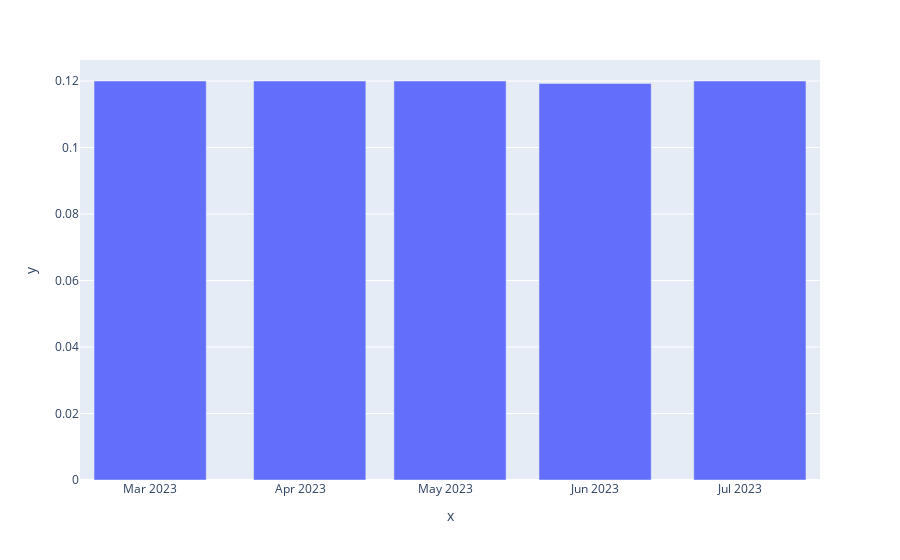

Notebook code for this chart:
### Code cell
fig = px.bar(history_df, x=dividends_df.index, y=dividends_df.Dividends)
fig.show()

### Figure 1 — Plotly figure (JSON) as saved in the notebook; plotly's stock layout.template omitted (floating-point values rounded to 4 significant figures)
{"data": [{"alignmentgroup": "True", "hovertemplate": "x=%{x}<br>y=%{y}<extra></extra>", "legendgroup": "", "marker": {"color": "#636efa", "pattern": {"shape": ""}}, "name": "", "offsetgroup": "", "orientation": "v", "showlegend": false, "textposition": "auto", "type": "bar", "x": ["2023-03-01T00:00:00-03:00", "2023-04-03T00:00:00-03:00", "2023-05-02T00:00:00-03:00", "2023-06-01T00:00:00-03:00", "2023-07-03T00:00:00-03:00"], "xaxis": "x", "y": [0.12, 0.12, 0.12, 0.1192, 0.12], "yaxis": "y"}], "layout": {"barmode": "relative", "legend": {"tracegroupgap": 0}, "margin": {"t": 60}, "xaxis": {"anchor": "y", "domain": [0, 1], "title": {"text": "x"}}, "yaxis": {"anchor": "x", "domain": [0, 1], "title": {"text": "y"}}}}
